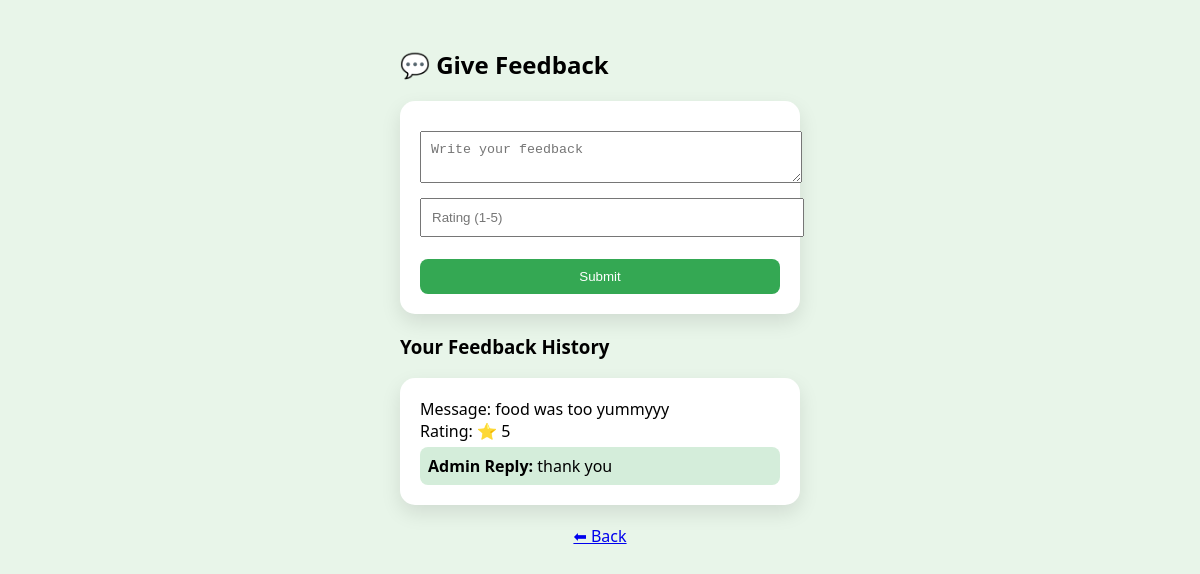
The app's page /feedback_page/2 with its own data.
### tables this page shows
CREATE TABLE feedback (
    id INTEGER PRIMARY KEY AUTOINCREMENT,
    student_id INTEGER,
    message TEXT,
    rating INTEGER,
    date TEXT, reply TEXT,
    FOREIGN KEY(student_id) REFERENCES users(id)
);

### app.py (the view)
@app.route("/feedback_page/<int:student_id>")
def feedback_page(student_id):
    msg = request.args.get("msg")
    with get_db() as conn:
        cursor = conn.cursor()
        cursor.execute("SELECT * FROM feedback WHERE student_id=?", (student_id,))
        feedback = cursor.fetchall()
    return render_template("feedback.html",
                           student_id=student_id,
                           msg=msg,
                           feedback=feedback)

### app.py (called while the page is built)
def get_db():
    conn = sqlite3.connect(DB_PATH, timeout=10)
    conn.row_factory = sqlite3.Row
    return conn

### templates/feedback.html (shortened to what this page needs)
<!DOCTYPE html>
<html>
<head>
</head>
<body>
<div class="container">
<h2>💬 Give Feedback</h2>
<div class="card">
<form method="POST" action="/submit_feedback">
<textarea name="message" placeholder="Write your feedback" required></textarea>
<input type="number" name="rating" placeholder="Rating (1-5)" required>
<br><br>
<button type="submit">Submit</button>
</form>
</div>
<h3>Your Feedback History</h3>
{% for f in feedback %}
<div class="card">
Message: {{f.message}} <br>
Rating: ⭐ {{f.rating}} <br>
{% if f.reply %}
<div class="reply">
<b>Admin Reply:</b> {{f.reply}}
</div>
{% else %}
<i>No reply yet</i>
{% endif %}
</div>
{% endfor %}
<a href="/student/{{student_id}}" class="back">⬅ Back</a>
</div>
</body>
</html>

### templates/feedback.html (style rules this page uses)
body { font-family:'Segoe UI'; background:#e8f5e9; padding:20px; }
.container { max-width:400px; margin:auto; }
.card { background:white; padding:20px; border-radius:15px; box-shadow:0 8px 20px rgba(0,0,0,0.1); margin-bottom:20px; }
button { width:100%; padding:10px; background:#34a853; color:white; border:none; border-radius:8px; }
textarea,input { width:100%; margin-top:10px; padding:10px; }
.back { text-align:center; display:block; margin-top:10px; }
.reply { background:#d4edda; padding:8px; border-radius:8px; margin-top:5px; }

### records on screen
feedback: message "food was too yummyyy", rating "5", reply "thank you"
